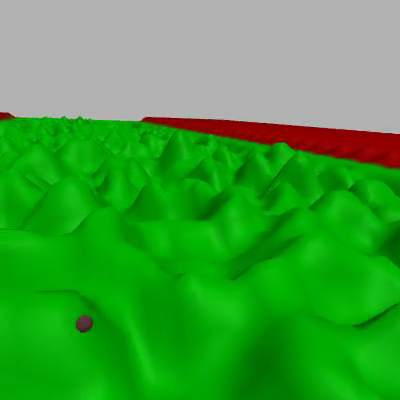
#> input picture frame 134 of Data/Training-RGB/Green/stereo_left_green.mp4, 400 x 400 px, given in place of l.avi, which was not available
$ python dsp.py
#> lines starting #> are read from the running program, lines starting #| are printed output that depends on the picture; after the words box and inside, x2 and y2 are one past the last pixel; in counts of white or black regions, pixels touching at a corner belong together; pictures that were not available may be replaced by others from this repository, and a replacement may not be noted
import numpy as np
import cv2

class StereoDepth():

	def __init__(self, focal_length = 100, cam_dist = 10):
		#Depth alg variables
#> further down, lFrame is the input picture: shape (400, 400, 3); mean B, G, R 56.9, 161.9, 61.6
		lmbda = 80000
		sigma = 1.2
		visual_multiplier = 1.0
		window_size = 3
		self.focal_length = focal_length
		self.cam_dist = cam_dist

		self.lMatcher = cv2.StereoSGBM_create(
			minDisparity = 0,
			numDisparities = 160,
			blockSize = 5,
			P1 = 8 * 3 * window_size ** 2,
			P2 = 32 * 3 * window_size ** 2,
			disp12MaxDiff = 1,
			uniquenessRatio = 15,
			speckleWindowSize = 0,
			speckleRange = 2,
			preFilterCap = 63,
			mode=cv2.STEREO_SGBM_MODE_SGBM_3WAY
		)

		self.rMatcher = cv2.ximgproc.createRightMatcher(self.lMatcher)

		self.wls_filter = cv2.ximgproc.createDisparityWLSFilter(matcher_left=self.lMatcher)
		self.wls_filter.setLambda(lmbda)
		self.wls_filter.setSigmaColor(sigma)

	def calculate_disparity(self, lFrame, rFrame):
		lGray = cv2.cvtColor(lFrame, cv2.COLOR_BGR2GRAY)
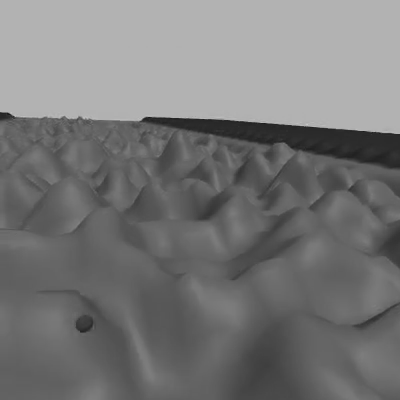
#> lGray: shape (400, 400); min 27, max 199, mean 119.9
		rGray = cv2.cvtColor(rFrame, cv2.COLOR_BGR2GRAY)
		dispL = self.lMatcher.compute(lGray, rGray)
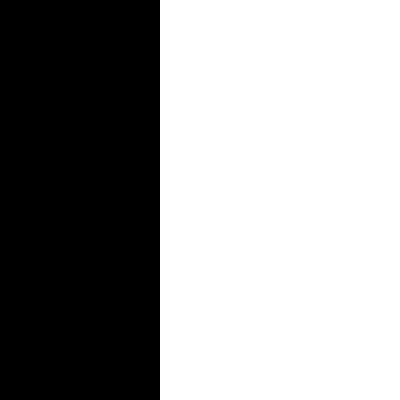
#> dispL: shape (400, 400) int16; values -16 (black) and 0 (white), 60% white; 1 black region, box (x1, y1, x2, y2) and area: (0, 0, 160, 400) 64000
		dispR = self.rMatcher.compute(rGray, lGray)
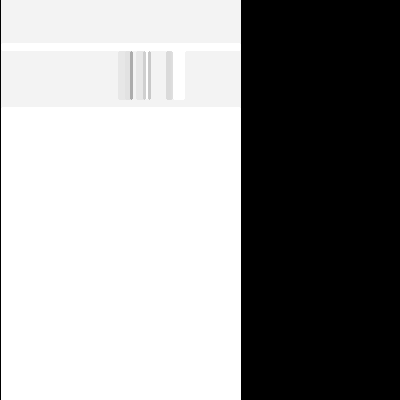
#> dispR: shape (400, 400) int16; min -2560, max 0, mean -1042.8; drawn with min black and max white
		dispL = np.int16(dispL)
		dispR = np.int16(dispR)
		d_map = self.wls_filter.filter(dispL, lFrame, None, dispR)

		#reformat d_map for opencv
		d_map = cv2.normalize(src=d_map, dst=d_map, beta=0, alpha=255, norm_type=cv2.NORM_MINMAX)
		d_map = np.uint8(d_map[:, 160:])
#> d_map: shape (400, 240); every value is 255
		d_map = cv2.resize(d_map, (400, 400), interpolation = cv2.INTER_AREA)
#> d_map: shape (400, 400); every value is 255
		return d_map

	def apply_color_map(self, d_map, color_map):
		pass

if(__name__=="__main__"):
	dProcessor = StereoDepth()
	lReader = cv2.VideoCapture('l.avi')
	rReader = cv2.VideoCapture('r.avi')
	ret1 = True
	ret2 = True
	while(ret1 and ret2):
		ret1, lFrame = lReader.read()
		ret2, rFrame = rReader.read()

		if(ret1 and ret2):
			#calculate disparity
			d_map = dProcessor.calculate_disparity(lFrame, rFrame)

			#Show the frame for demo purposes
			raw_frame = np.hstack([lFrame, rFrame])
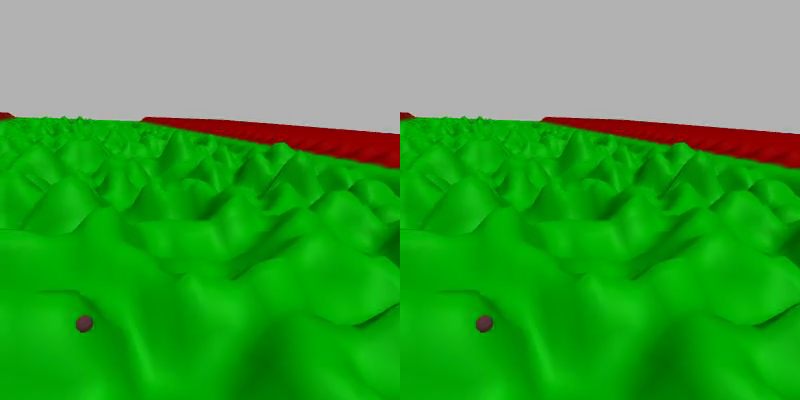
#> raw_frame: shape (400, 800, 3); mean B, G, R 56.9, 161.9, 61.6
			cv2.imshow('input', raw_frame)
			cv2.imshow('depth map', d_map)
			key = cv2.waitKey(40)
#> (key q is pressed here)
			if(key == ord('q')):
				break

	lReader.release()
	rReader.release()
	cv2.destroyAllWindows()

$ run again, starting later in the video
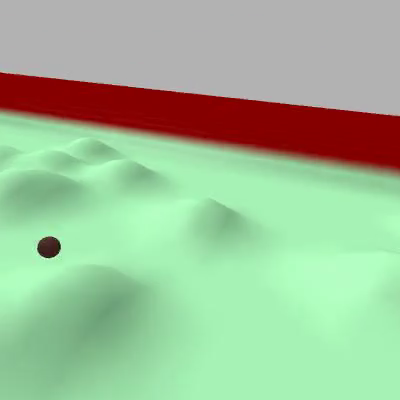
#> input picture frame 603 of Data/Training-RGB/Green/stereo_left_green.mp4, 400 x 400 px, given in place of l.avi, which was not available
#> lFrame is the input picture: shape (400, 400, 3); mean B, G, R 151.8, 188.5, 159.1
#> dispL: shape (400, 400) int16; values -16 (black) and 0 (white), 60% white; 1 black region, box (x1, y1, x2, y2) and area: (0, 0, 160, 400) 64000
#> in calculate_disparity, `dispR = self.rMatcher.compute(rGray, lGray)`:
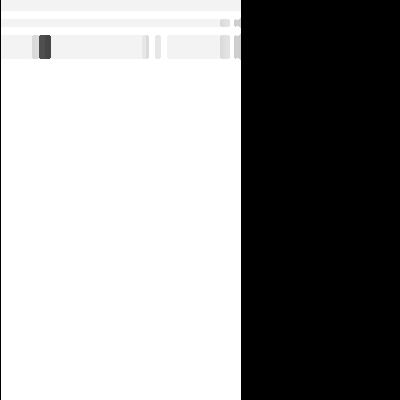
#> dispR: shape (400, 400) int16; min -2560, max 0, mean -1035.4; drawn with min black and max white
#> `raw_frame = np.hstack([lFrame, rFrame])`:
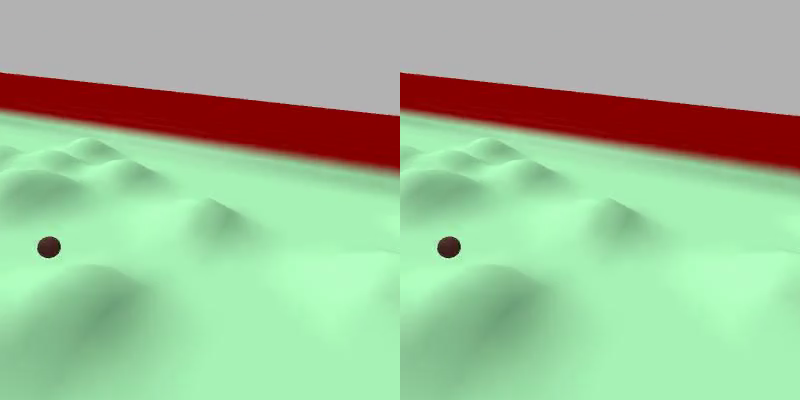
#> raw_frame: shape (400, 800, 3); mean B, G, R 151.8, 188.5, 159.1

$ run again, starting later in the video
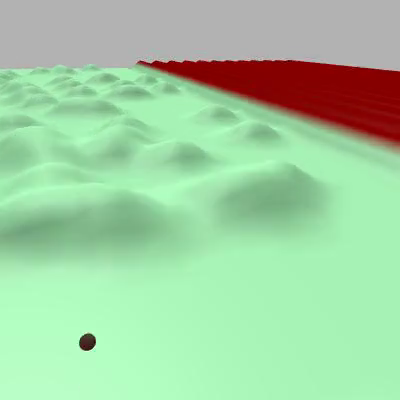
#> input picture frame 1072 of Data/Training-RGB/Green/stereo_left_green.mp4, 400 x 400 px, given in place of l.avi, which was not available
#> lFrame is the input picture: shape (400, 400, 3); mean B, G, R 162.9, 206.8, 161.9
#> dispL: shape (400, 400) int16; values -16 (black) and 0 (white), 60% white; 1 black region, box (x1, y1, x2, y2) and area: (0, 0, 160, 400) 64000
#> in calculate_disparity, `dispR = self.rMatcher.compute(rGray, lGray)`:
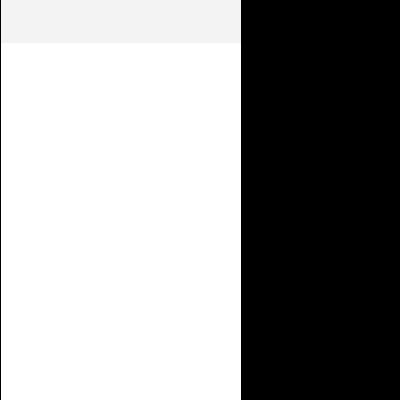
#> dispR: shape (400, 400) int16; min -2560, max 0, mean -1031.2; drawn with min black and max white
#> `raw_frame = np.hstack([lFrame, rFrame])`:
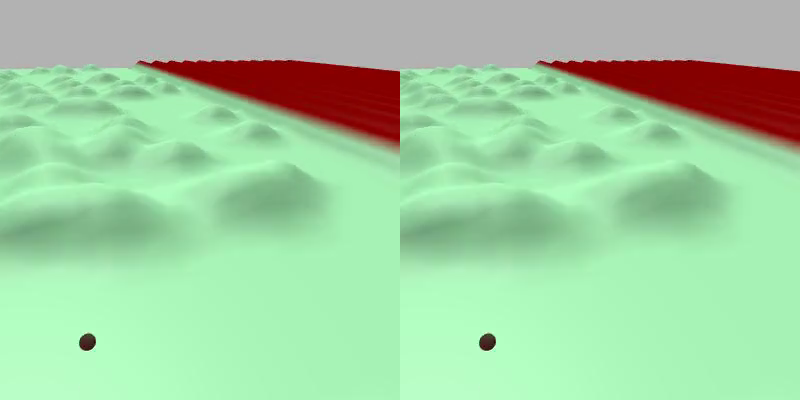
#> raw_frame: shape (400, 800, 3); mean B, G, R 162.9, 206.8, 161.9
